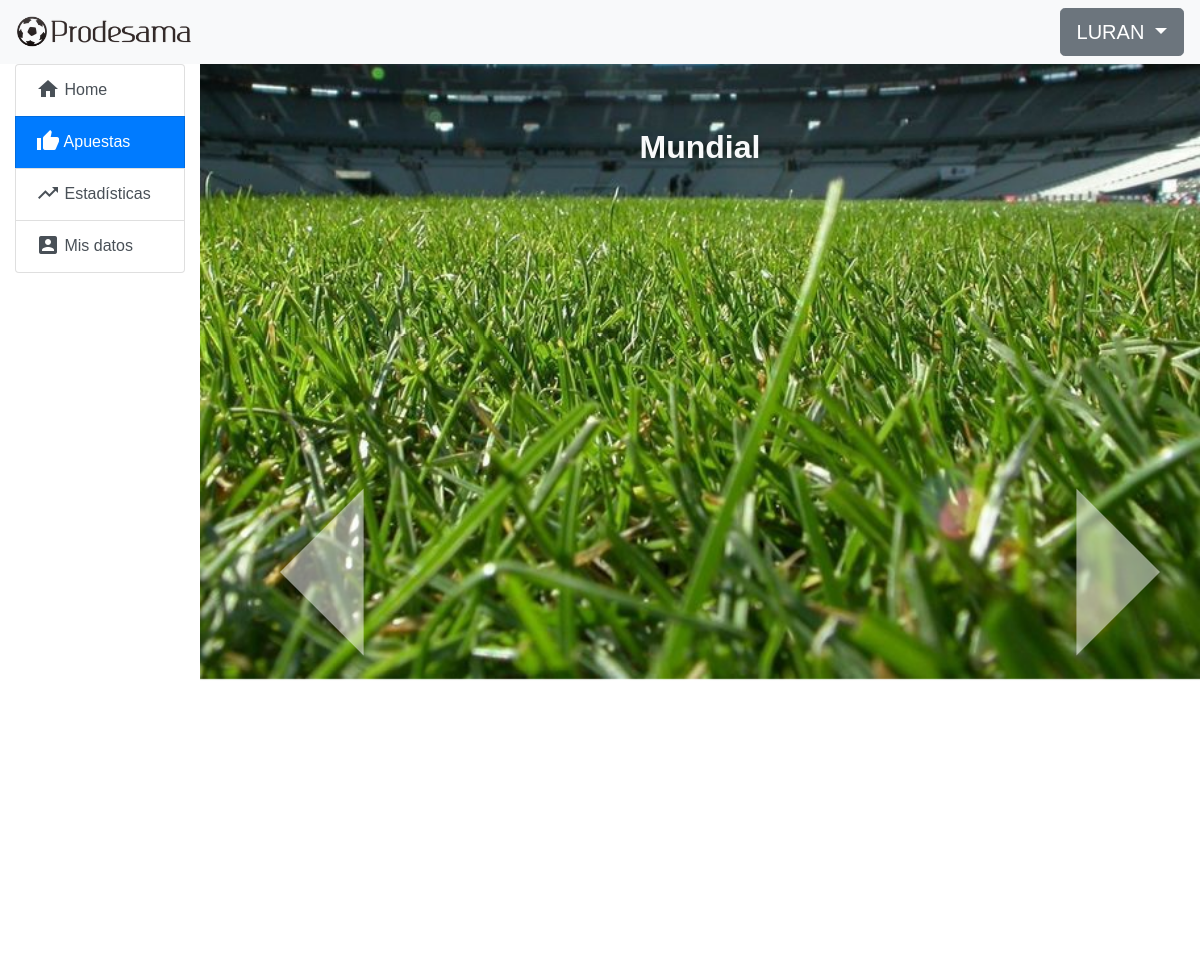
Page /home/apuestas (signed in) on the earlier database version.
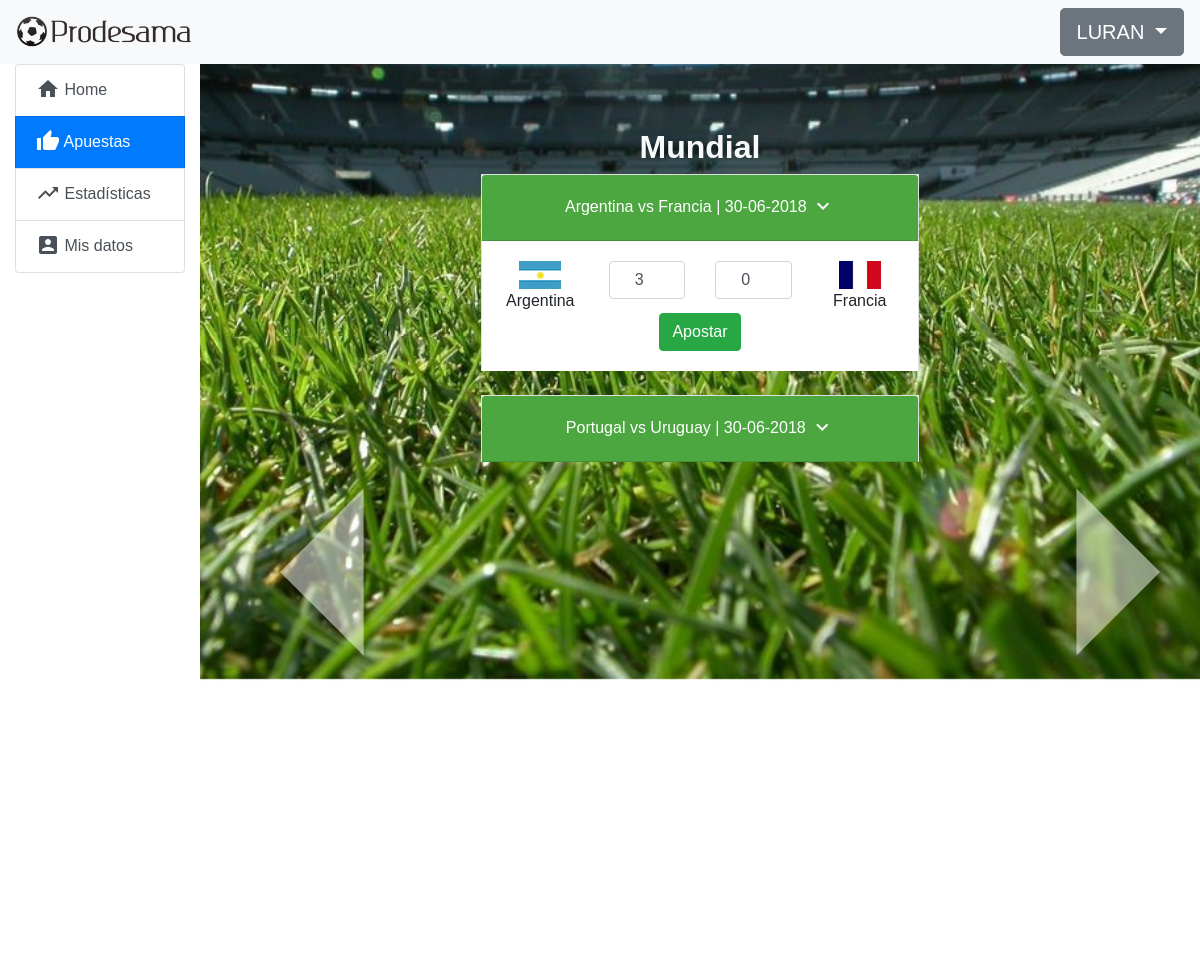
Same page on the later database version.
### prode/models.py (models this page shows, shortened)
class Competition(models.Model):
    name = models.CharField(max_length=100)
    available = models.BooleanField(default=False)

class Match(models.Model):
    start = models.DateTimeField()
    end = models.DateTimeField()
    team1 = models.ForeignKey(Team, on_delete=models.CASCADE, related_name='+')
    team2 = models.ForeignKey(Team, on_delete=models.CASCADE, related_name='+')
    team1_score = models.PositiveIntegerField(default=0)
    team2_score = models.PositiveIntegerField(default=0)
    competition = models.ForeignKey(Competition, on_delete=models.CASCADE, null=True)
    def is_unavailable(self):
        now = timezone.now()
        start = self.start - timedelta(hours=1)
        return now >= start
    def __str__(self):
        return (self.team1.name + " vs " + self.team2.name)

class Team(models.Model):
    name = models.CharField(max_length=50)
    flag = models.ImageField(upload_to='prode/images/flags/')

class Bet(models.Model):
    user = models.ForeignKey(User, related_name='bets', blank=True, on_delete=models.CASCADE)
    match = models.ForeignKey(Match, on_delete=models.CASCADE, related_name='bets')
    team1_score = models.PositiveIntegerField(default=0)
    team2_score = models.PositiveIntegerField(default=0)
    result = models.PositiveIntegerField(default=0, null=True)
    calculated = models.BooleanField(default=False)
    class Meta:
        unique_together = ('user', 'match')

### prode/views.py (the view, shortened to what this page needs)
# urls.py: path('home/apuestas', login_required(views.BetView.as_view()), name='apuestas'),
class BetView(generic.DetailView):
    template_name = 'prode/apuestas.html'
    def get(self, request):
        m = Match.objects.all().order_by('start')
        competitions = Competition.objects.filter(available=True)
        matchs = []
        for i in m:
            if i.is_unavailable() == False:
                matchs.append(i)
        form = BetForm()
        bets = Bet.objects.all()
        args = {'form': form, 'matchs': matchs[:10], 'bets': bets, 'competitions': competitions}
        return render(request, self.template_name, args)

### prode/forms.py
class BetForm(forms.ModelForm):
    team1_score = forms.IntegerField(min_value=0, max_value=15)
    team2_score = forms.IntegerField(min_value=0, max_value=15)
    match = forms.ModelChoiceField(queryset=Match.objects.only('id'))
    class Meta:
        model = Bet
        fields = ('team1_score', 'team2_score', 'match')

### prode/templates/prode/apuestas.html (shortened to what the changed rows need)
{% extends "prode/navigation.html" %}
{% load static %}
{% block content %}
<div id="betsCarousel" class="carousel slide" data-ride="carousel" data-interval="false">
    <div class="carousel-inner">
        {% for c in competitions %}
            {% if forloop.first %}
                <div class="carousel-item active">
            {% else %}
                <div class="carousel-item">
            {% endif %}
            <h2 class="text-light text-center" style="font-family: serif">
                <strong>{{c.name}}</strong>
            </h2>
                <div class="lista-proximos-partidos">
                    <div class="row text-center">
                        <div class="col-md-6 offset-md-3">
                            {% for match in matchs %}
                                {% if c.name == match.competition.name %}
                                    <form method="POST">
                                            <div class="accordion" id="accordionBet">
                                                <div class="card">
                                                    <div class="card-header" id="heading{{ forloop.counter }}" style="background: rgb(76, 167, 65)">
                                                        <h5 class="mb-0">
                                                            <button {% if forloop.first %} class="btn btn-link text-white" aria-expanded="true" {% else %} class="btn btn-link collapsed text-white" aria-expanded="false"{% endif %}
                                                                type="button" data-toggle="collapse" data-target="#collapse{{ forloop.counter }}" aria-controls="collapse{{ forloop.counter }}">
                                                                {{ match }} |
                                                                {{ match.start|date:'d-m-Y' }}
                                                                <i class="material-icons vertical-align-middle padding-bottom-3">
                                                                </i>
                                                            </button>
                                                        </h5>
                                                    </div>
                                                    <div id="collapse{{ forloop.counter }}" {% if forloop.first %} class="collapse show" {% else %} class="collapse" {% endif %} aria-labelledby="heading{{ forloop.counter }}" data-parent="#accordionBet">
                                                            <div class="card-body">
                                                                <div class="row">
                                                        <div class="col">
                                                            <img src="{{ '/static/' }}{{ match.team1.flag }}" alt="Bandera">
                                                            <br>
                                                            {{ match.team1.name }}
                                                        </div>
                                                        <div class="col">
                                                                <input type="number" name="team1_score" max="15" id="id_team1_score" min="0" class="form-control text-center" required=""
                                                                {% for bet in bets %} {% if match.id == bet.match.id %} value="{{ bet.team1_score }}" {% endif %} {% endfor %}>
                                                        </div>
                                                        <div class="col">
                                                                <input type="number" name="team2_score" max="15" id="id_team2_score" min="0" class="form-control text-center" required=""
                                                                {% for bet in bets %} {% if match.id == bet.match.id %} value="{{ bet.team2_score }}" {% endif %} {% endfor %}>
                                                        </div>
                                                        <div class="col">
                                                            <img src="{{ '/static/' }}{{ match.team2.flag }}" alt="Bandera">
                                                            <br>
                                                            {{ match.team2.name }}
                                                        </div>
                                                                </div>
                                                                    <button class="btn btn-success" type="submit">Apostar</button>
                                                            </div>
                                                    </div>
                                                </div>
                                            </div>
                                    </form>
                                    <br>
                                {% endif %}
                            {% endfor %}
                        </div>
                    </div>
                </div>
                </div>
        {% endfor %}
    </div>
</div>
{% endblock %}

Differences in the rows shown:
added Match: team1+team2 "Argentina vs Francia", start "30-06-2018", team1.flag (picture), team1.name "Argentina", team2.flag (picture), team2.name "Francia"
added Bet: team1_score "3", team2_score "0"
added Match: team1+team2 "Portugal vs Uruguay", start "30-06-2018"
